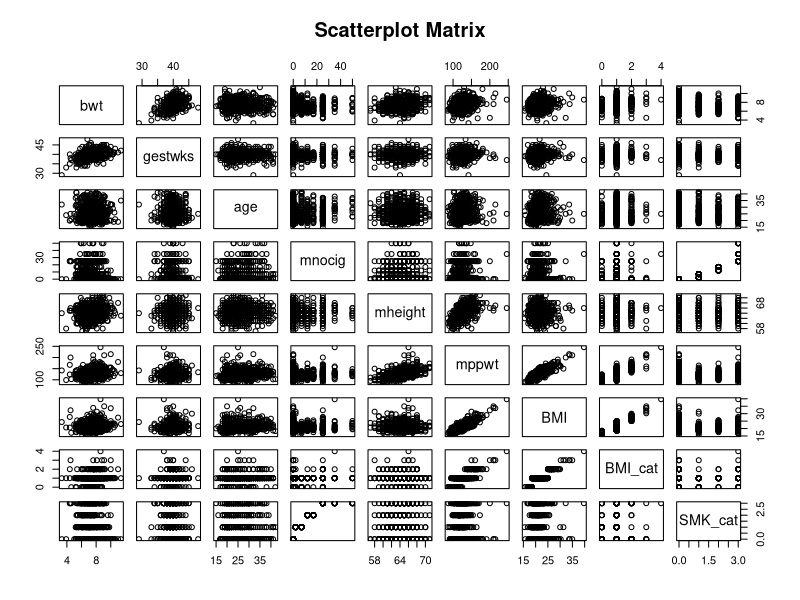
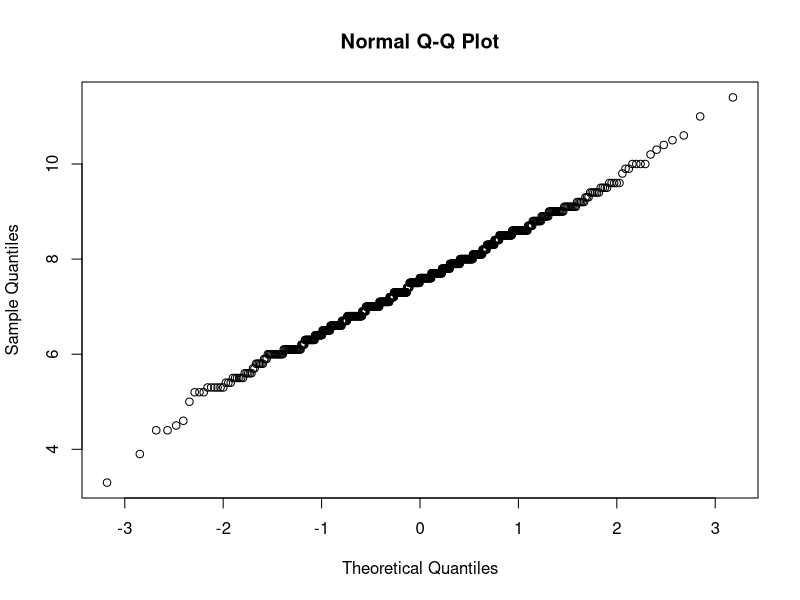
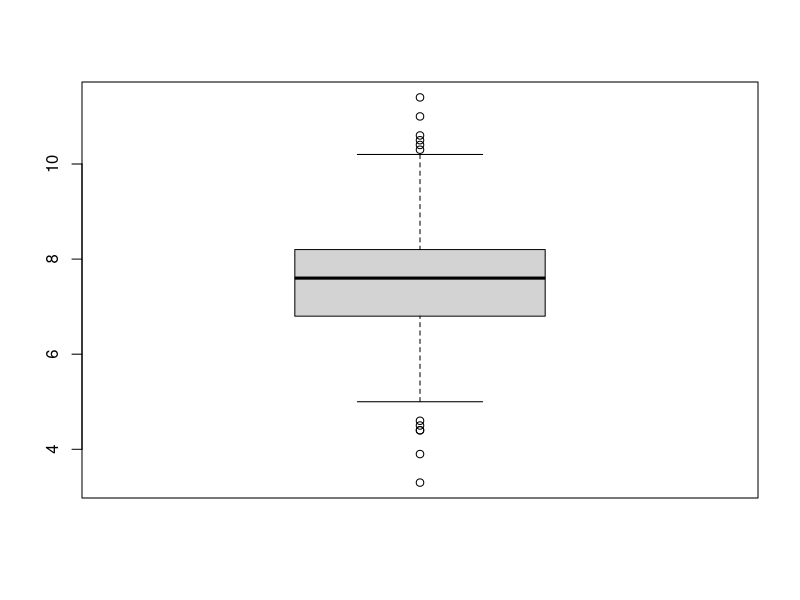
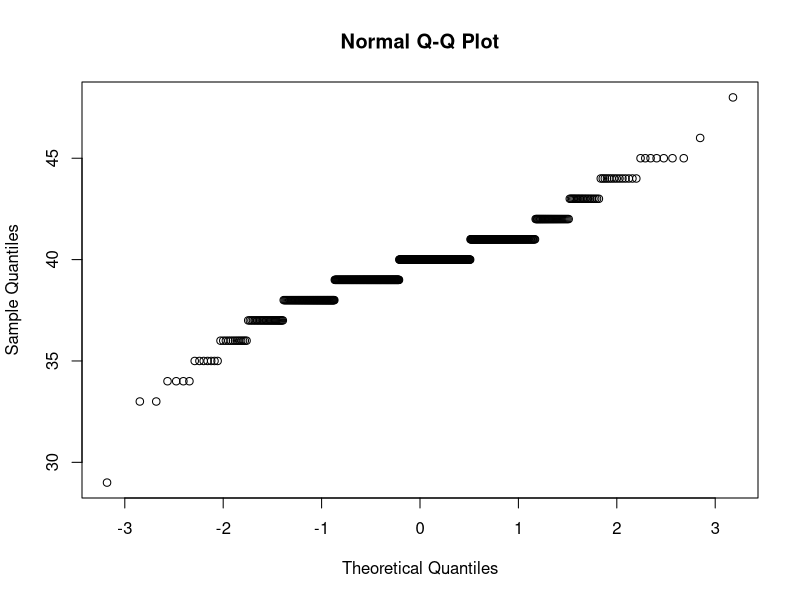
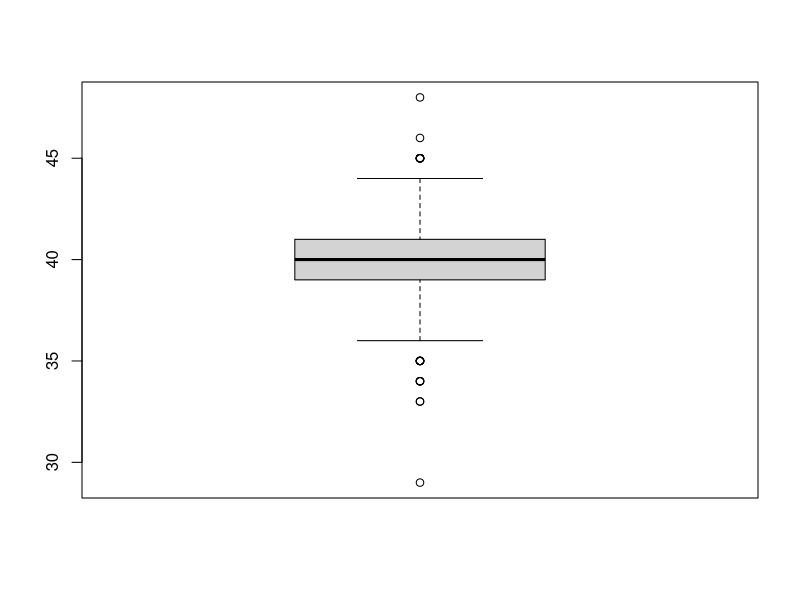
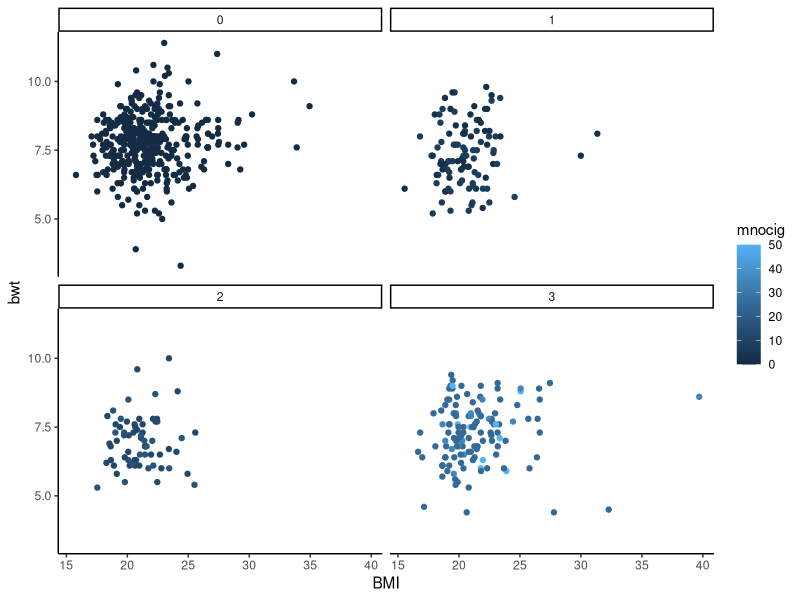

Generate these figures, in order, with R:
## ---- chunk 1
knitr::opts_chunk$set(echo = TRUE)
#library(dplyr)
#library(readxl)
#library(tidyverse)
library(ggplot2)
library(ggthemes)
library(gridExtra)
#library(CarletonStats)
#library(pwr)
#library(BSDA)
#library(exact2x2)
## ---- chunk 2
CHDS <- read.csv("CHDS.csv")
## ---- chunk 3
CHDS$BMI <- 703 * CHDS$mppwt / ((CHDS$mheight)^2)
## ---- chunk 4
CHDS$BMI_cat <- 
  ifelse(CHDS$BMI < 18.5, 0, 
  ifelse(CHDS$BMI < 25, 1,
  ifelse(CHDS$BMI < 30, 2,
  ifelse(CHDS$BMI < 35, 3,
  ifelse(CHDS$BMI < 40, 4, 
  5)))))
## ---- chunk 5
CHDS$SMK_cat <-
  ifelse(CHDS$mnocig == 0, 0,
  ifelse(CHDS$mnocig < 10, 1,
  ifelse(CHDS$mnocig < 20, 2, 
  3)))
## ---- chunk 6
pairs(~bwt+gestwks+age+mnocig+mheight+mppwt+BMI+BMI_cat+SMK_cat, data = CHDS, main = "Scatterplot Matrix")
## ---- chunk 7
shapiro.test(CHDS$bwt)
## ---- chunk 8
qqnorm(CHDS$bwt)
boxplot(CHDS$bwt)
## ---- chunk 9
shapiro.test(CHDS$gestwks)
## ---- chunk 10
qqnorm(CHDS$gestwks)
boxplot(CHDS$gestwks)
## ---- chunk 11
ggplot(CHDS) +
  geom_point(aes(x = BMI,
                 y = bwt,
                 color = mnocig)) +
  theme_classic() +
  facet_wrap( ~ SMK_cat)
